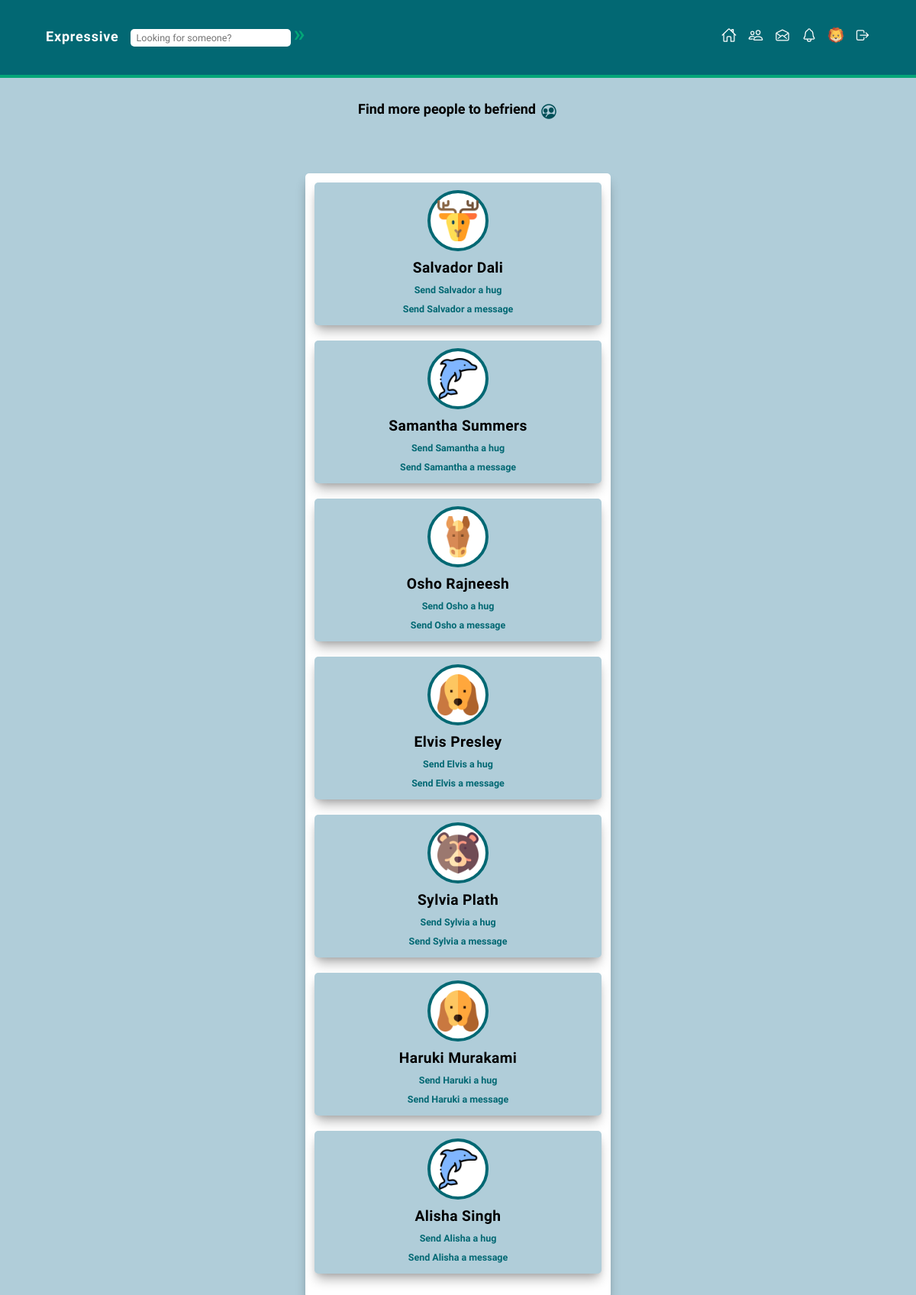
/friends_list.php?id=1 (signed in), run on the app's committed database.
### tables this page shows
CREATE TABLE `users` (
  `user_id` int(11) NOT NULL,
  `first_name` varchar(50) NOT NULL,
  `last_name` varchar(50) NOT NULL,
  `email` varchar(255) NOT NULL,
  `username` varchar(50) NOT NULL,
  `birthday` date NOT NULL,
  `password` varchar(255) NOT NULL,
  `profile_pic` varchar(255) NOT NULL,
  `active` varchar(3) NOT NULL DEFAULT 'no',
  `date_created` date NOT NULL
);

CREATE TABLE `friends` (
  `friend_list_id` int(11) NOT NULL,
  `user_id` int(11) NOT NULL,
  `friend_id` int(11) NOT NULL,
  `friend_name` varchar(255) NOT NULL,
  `date_created` date NOT NULL
);

### helpers/check_session.php (called while the page is built)
<?php
if(isset($_SESSION['username'])){
    $currentUserLoggedIn = $_SESSION['username'];
}
else{
    header("Location: login_2.php");
}
?>

### helpers/user_functions.php (called while the page is built, shortened)
<?php
function get_user_id($connect, $currentUser){
    $query = mysqli_query($connect, "SELECT user_id FROM users WHERE username='$currentUser'");
    $res = mysqli_fetch_array($query);
    return $res['user_id'] ? $res['user_id'] : "";
}
?>

### helpers/get_details.php (called while the page is built, shortened)
<?php
    require 'user_functions.php';
    require 'check_session.php';
    if(isset($_GET['id'])){
        $id = $_GET['id'];
        $id_query = mysqli_query($connect, "SELECT * FROM users WHERE user_id='$id'");
        $id_res = mysqli_fetch_array($id_query);
        $user_id = get_user_id($connect, $id_res['username']);
        $user_query = mysqli_query($connect, "SELECT * FROM users WHERE user_id='$user_id'");
        $current_user_id = get_user_id($connect, $currentUserLoggedIn);
        $current_user_query = mysqli_query($connect, "SELECT * FROM users WHERE user_id='$current_user_id'");
        $current_user_res = mysqli_fetch_array($current_user_query);
      }else{
        header("Location: error.php");
      }
?>

### friends_list.php (the view, shortened to what this page needs)
<?php
require 'helpers/config_template.php';
require 'helpers/check_session.php';
require 'helpers/get_details.php';
$friends_list_query = mysqli_query($connect, "SELECT friend_id, friend_name FROM friends WHERE user_id='$current_user_id'");
$friends_count = mysqli_num_rows($friends_list_query);
?>
<!DOCTYPE html>
<html lang="en">
<head>
    <link rel="stylesheet" href="./css/style.css?v=<?php echo time(); ?>">
    <link rel="stylesheet" href="./css/media_queries.css?v=<?php echo time(); ?>">
</head>
<body>
    <div class="sub-body">
    <div class="top-nav">
    <nav>
            <form action="" method="POST">
               <div class="logo-search-container">
                    <p>Expressive</p>
                    <input type="search" name="search-bar" id="search-bar" class="search-bar" placeholder="Looking for someone?" autocomplete="off">
                    <input type="submit" value="&raquo;" name="search-btn" class="search-btn" id="search-btn">
                </div>
            </form>
        <ul>
            <li><a href="main_page.php?id=<?=$current_user_id;?>"><ion-icon name="home-outline" style="color:#fff;"></ion-icon></a></li>
            <li><a href="friends_list.php?id=<?=$current_user_id;?>"><ion-icon name="people-outline" style="color:#fff;"></ion-icon></a></li>
            <li><a href="messages_list.php?id=<?=$current_user_id;?>"><ion-icon name="mail-open-outline" style="color:#fff;"></ion-icon></a></li>
            <li><a href="notifications.php?id=<?=$current_user_id;?>"><ion-icon name="notifications-outline" style="color:#fff;"></ion-icon></a></li>
            <li><a href="profile.php?id=<?=$current_user_id;?>"><img src="<?=$current_user_res['profile_pic'];?>" alt="profile-pic" width="20px"></a></li>
            <li><a href="logout.php"><ion-icon name="log-out-outline" style="color:#fff;"></ion-icon></a></li>
        </ul>
    </nav>
</div>
        <div class="more_people">
           <div class="sub_more">
                <a href="people.php?id=<?=$current_user_id;?>">Find more people to befriend</a>&nbsp; <ion-icon name="people-circle-outline" class="more_people_icon"></ion-icon>
           </div>
        </div>
        <div class="main-container">
            <?php
            if($friends_count < 1){
                ?>
                <div class="no-friends-heading tile">
                <h1>You need to invite some folks</h1>
                 <h2>Make friends</h2>
                  <h3>Talk about stuff no one understands</h3>
                  <h3>Express yourself, Be ridiculous</h3>
                  <h2>Be odd, Be weird, Be an absolute nut</h2>
                  <h1>Be You</h1>
                </div>
            <?php
            }else{
                ?>
                       <div class="friend-wrapper tile">
                    <?php
                    $friends_array = array();
                    while($friends_list_res = mysqli_fetch_array($friends_list_query)){
                        $friend_id = $friends_list_res['friend_id'];
                        $friend_name = $friends_list_res['friend_name'];
                        if(in_array($friend_id, $friends_array)){
                            continue;
                        }
                        else{
                            array_push($friends_array, $friend_id);
                        }
                        $user_list_query = mysqli_query($connect, "SELECT first_name, profile_pic FROM users WHERE user_id='$friend_id'");
                        $user_list_res = mysqli_fetch_array($user_list_query);
                        $friend_first_name = $user_list_res['first_name'];
                        $friend_profile_pic = $user_list_res['profile_pic'];
                        ?>
                         <div class="friend">
                            <div class="friend-pro-pic"><img src="<?=$friend_profile_pic;?>" alt=""></div>
                            <div class="friend-name"><a href="profile_alt.php?id=<?=$friend_id;?>"><?=$friend_name;?></a></div>
                            <div class="friend-action">
                            <a href="helpers/test_helper.php?id=<?=$current_user_id;?>&friend_id=<?=$friend_id;?>">
                            Send <?=$friend_first_name;?> a hug
                           </a>
                            <a href="chat.php?id=<?=$current_user_id;?>&friend_id=<?=$friend_id;?>">Send <?=$friend_first_name;?> a message</a>
                            </div>
                        </div>
                    <?php
                    }
                    ?>
            </div>
                <?php
            }
            ?>
        </div>
    </div>
</body>
</html>

### data on the page
users: profile_pic (picture)
friends: users.profile_pic (picture), friend_name "Salvador Dali", users.first_name "Salvador"
friends: users.profile_pic (picture), friend_name "Samantha Summers", users.first_name "Samantha"
friends: users.profile_pic (picture), friend_name "Osho Rajneesh", users.first_name "Osho"
friends: users.profile_pic (picture), friend_name "Elvis Presley", users.first_name "Elvis"
friends: users.profile_pic (picture), friend_name "Sylvia Plath", users.first_name "Sylvia"
friends: users.profile_pic (picture), friend_name "Haruki Murakami", users.first_name "Haruki"
friends: users.profile_pic (picture), friend_name "Alisha Singh", users.first_name "Alisha"
